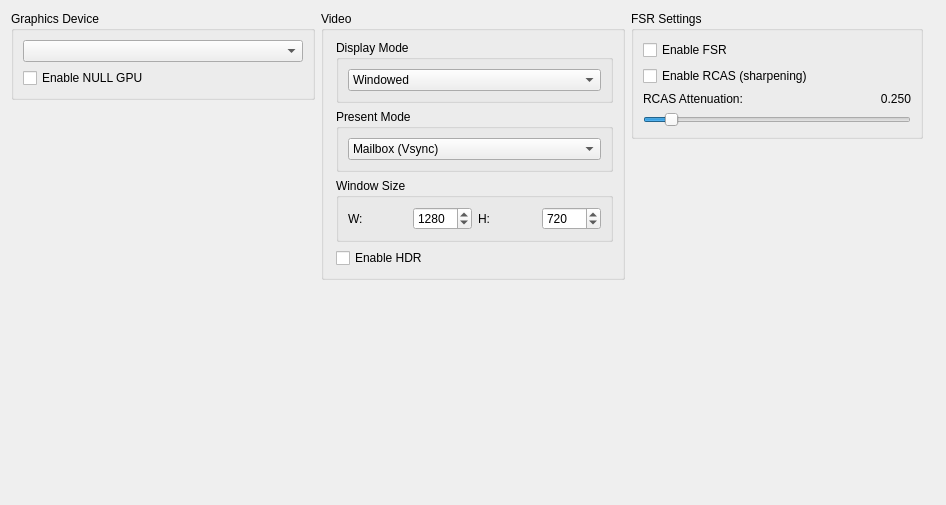
      <widget class="QWidget" name="graphicsTabLayout">
       <property name="geometry">
        <rect>
         <x>0</x>
         <y>0</y>
         <width>946</width>
         <height>505</height>
        </rect>
       </property>
       <layout class="QVBoxLayout" name="graphicsTabVLayout" stretch="0,0">
        <item>
         <layout class="QHBoxLayout" name="graphicsTabHLayout" stretch="1,1,1">
          <item>
           <layout class="QVBoxLayout" name="graphicsTabLayoutLeft">
            <item>
             <widget class="QGroupBox" name="graphicsAdapterGroupBox">
              <property name="title">
               <string>Graphics Device</string>
              </property>
              <layout class="QVBoxLayout" name="graphicsAdapterLayout">
               <item>
                <widget class="QComboBox" name="graphicsAdapterBox"/>
               </item>
               <item>
                <widget class="QCheckBox" name="nullGpuCheckBox">
                 <property name="text">
                  <string>Enable NULL GPU</string>
                 </property>
                </widget>
               </item>
              </layout>
             </widget>
            </item>
            <item>
             <widget class="QWidget" name="widgetgraphicsBottom" native="true">
              <layout class="QHBoxLayout" name="widgetgraphicsBottomHLayout">
               <property name="leftMargin">
                <number>0</number>
               </property>
               <property name="topMargin">
                <number>0</number>
               </property>
               <property name="rightMargin">
                <number>0</number>
               </property>
               <property name="bottomMargin">
                <number>0</number>
               </property>
               <item>
                <spacer name="verticalSpacer_2">
                 <property name="orientation">
                  <enum>Qt::Orientation::Vertical</enum>
                 </property>
                 <property name="sizeHint" stdset="0">
                  <size>
                   <width>20</width>
                   <height>40</height>
                  </size>
                 </property>
                </spacer>
               </item>
              </layout>
             </widget>
            </item>
           </layout>
          </item>
          <item>
           <layout class="QVBoxLayout" name="graphicsTabLayoutMiddle">
            <item>
             <widget class="QGroupBox" name="displayOptionsGroupBox">
              <property name="title">
               <string>Video</string>
              </property>
              <layout class="QVBoxLayout" name="layoutResolution">
               <property name="spacing">
                <number>6</number>
               </property>
               <property name="leftMargin">
                <number>12</number>
               </property>
               <item>
                <widget class="QGroupBox" name="displayModeGroupBox">
                 <property name="title">
                  <string>Display Mode</string>
                 </property>
                 <layout class="QVBoxLayout" name="displayModeLayout">
                  <item>
                   <widget class="QComboBox" name="displayModeComboBox">
                    <property name="sizePolicy">
                     <sizepolicy hsizetype="Expanding" vsizetype="Fixed">
                      <horstretch>0</horstretch>
                      <verstretch>0</verstretch>
                     </sizepolicy>
                    </property>
                    <item>
                     <property name="text">
                      <string>Windowed</string>
                     </property>
                    </item>
                    <item>
                     <property name="text">
                      <string>Fullscreen</string>
                     </property>
                    </item>
                    <item>
                     <property name="text">
                      <string>Fullscreen (Borderless)</string>
                     </property>
                    </item>
                   </widget>
                  </item>
                 </layout>
                </widget>
               </item>
               <item>
                <widget class="QGroupBox" name="presentModeGroupBox">
                 <property name="title">
                  <string>Present Mode</string>
                 </property>
                 <layout class="QVBoxLayout" name="presentModeLayout">
                  <item>
                   <widget class="QComboBox" name="presentModeComboBox">
                    <property name="sizePolicy">
                     <sizepolicy hsizetype="Expanding" vsizetype="Fixed">
                      <horstretch>0</horstretch>
                      <verstretch>0</verstretch>
                     </sizepolicy>
                    </property>
                    <item>
                     <property name="text">
                      <string>Mailbox (Vsync)</string>
                     </property>
                    </item>
                    <item>
                     <property name="text">
                      <string>Fifo (Vsync)</string>
                     </property>
                    </item>
                    <item>
                     <property name="text">
                      <string>Immediate (No Vsync)</string>
                     </property>
                    </item>
                   </widget>
                  </item>
                 </layout>
                </widget>
               </item>
               <item>
                <layout class="QHBoxLayout" name="windowSizeLayout">
                 <item>
                  <widget class="QGroupBox" name="windowSizeGroupBox">
                   <property name="title">
                    <string>Window Size</string>
                   </property>
                   <layout class="QHBoxLayout" name="resLayout">
                    <item>
                     <widget class="QLabel" name="widthLabel">
                      <property name="text">
                       <string>W:</string>
                      </property>
                     </widget>
                    </item>
                    <item>
                     <widget class="QSpinBox" name="widthSpinBox">
                      <property name="accelerated">
                       <bool>true</bool>
                      </property>
                      <property name="correctionMode">
                       <enum>QAbstractSpinBox::CorrectionMode::CorrectToNearestValue</enum>
                      </property>
                      <property name="keyboardTracking">
                       <bool>false</bool>
                      </property>
                      <property name="minimum">
                       <number>0</number>
                      </property>
                      <property name="maximum">
                       <number>9999</number>
                      </property>
                      <property name="value">
                       <number>1280</number>
                      </property>
                     </widget>
                    </item>
                    <item>
                     <widget class="QLabel" name="heightLabel">
                      <property name="text">
                       <string>H:</string>
                      </property>
                     </widget>
                    </item>
                    <item>
                     <widget class="QSpinBox" name="heightSpinBox">
                      <property name="frame">
                       <bool>true</bool>
                      </property>
                      <property name="accelerated">
                       <bool>true</bool>
                      </property>
                      <property name="correctionMode">
                       <enum>QAbstractSpinBox::CorrectionMode::CorrectToNearestValue</enum>
                      </property>
                      <property name="keyboardTracking">
                       <bool>false</bool>
                      </property>
                      <property name="minimum">
                       <number>0</number>
                      </property>
                      <property name="maximum">
                       <number>9999</number>
                      </property>
                      <property name="value">
                       <number>720</number>
                      </property>
                     </widget>
                    </item>
                   </layout>
                  </widget>
                 </item>
                </layout>
               </item>
               <item>
                <widget class="QCheckBox" name="enableHDRCheckBox">
                 <property name="text">
                  <string>Enable HDR</string>
                 </property>
                </widget>
               </item>
              </layout>
             </widget>
            </item>
            <item>
             <spacer name="verticalSpacer">
              <property name="orientation">
               <enum>Qt::Orientation::Vertical</enum>
              </property>
              <property name="sizeHint" stdset="0">
               <size>
                <width>20</width>
                <height>40</height>
               </size>
              </property>
             </spacer>
            </item>
           </layout>
          </item>
          <item>
           <layout class="QVBoxLayout" name="graphicsTabLayoutRight">
            <property name="rightMargin">
             <number>12</number>
            </property>
            <property name="bottomMargin">
             <number>12</number>
            </property>
            <item>
             <widget class="QGroupBox" name="FSRGroupBox">
              <property name="title">
               <string>FSR Settings</string>
              </property>
              <layout class="QVBoxLayout" name="verticalLayout_5">
               <item>
                <widget class="QCheckBox" name="FSRCheckBox">
                 <property name="text">
                  <string>Enable FSR</string>
                 </property>
                </widget>
               </item>
               <item>
                <widget class="QCheckBox" name="RCASCheckBox">
                 <property name="text">
                  <string>Enable RCAS (sharpening)</string>
                 </property>
                </widget>
               </item>
               <item>
                <layout class="QHBoxLayout" name="horizontalLayout_10">
                 <item>
                  <widget class="QLabel" name="RCASAtenLabel">
                   <property name="font">
                    <font>
                     <pointsize>9</pointsize>
                     <bold>false</bold>
                    </font>
                   </property>
                   <property name="text">
                    <string>RCAS Attenuation:</string>
                   </property>
                  </widget>
                 </item>
                 <item>
                  <widget class="QLabel" name="RCASValue">
                   <property name="font">
                    <font>
                     <pointsize>9</pointsize>
                     <bold>false</bold>
                    </font>
                   </property>
                   <property name="text">
                    <string notr="true">0.250</string>
                   </property>
                   <property name="alignment">
                    <set>Qt::AlignmentFlag::AlignRight|Qt::AlignmentFlag::AlignTrailing|Qt::AlignmentFlag::AlignVCenter</set>
                   </property>
                  </widget>
                 </item>
                </layout>
               </item>
               <item>
                <widget class="QSlider" name="RCASSlider">
                 <property name="maximum">
                  <number>3000</number>
                 </property>
                 <property name="value">
                  <number>250</number>
                 </property>
                 <property name="orientation">
                  <enum>Qt::Orientation::Horizontal</enum>
                 </property>
                </widget>
               </item>
              </layout>
             </widget>
            </item>
            <item>
             <spacer name="AdvancedSpacer">
              <property name="orientation">
               <enum>Qt::Orientation::Vertical</enum>
              </property>
              <property name="sizeHint" stdset="0">
               <size>
                <width>20</width>
                <height>40</height>
               </size>
              </property>
             </spacer>
            </item>
           </layout>
          </item>
         </layout>
        </item>
        <item>
         <spacer name="graphicSpacer">
          <property name="orientation">
           <enum>Qt::Orientation::Vertical</enum>
          </property>
          <property name="sizeHint" stdset="0">
           <size>
            <width>20</width>
            <height>40</height>
           </size>
          </property>
         </spacer>
        </item>
       </layout>
      </widget>
